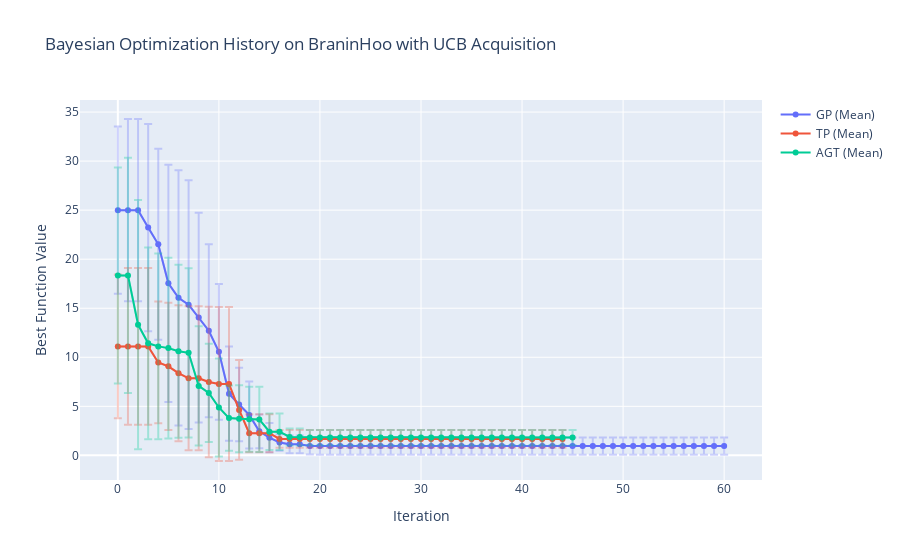

Notebook source saved alongside this figure:
### Code cell
target = os.path.join(LOG_DIR, 'E2')
models = ['GP', 'TP', 'AGT']
objective = 'BraninHoo'
acquisition = 'UCB'
keywards = [objective, acquisition]

result_df_dict = create_result_df_dict(target, models, keywards)

color_dict = {
    'GP': px.colors.qualitative.Plotly[0],
    'TP': px.colors.qualitative.Plotly[1],
    'AGT': px.colors.qualitative.Plotly[2],
}

fig = go.Figure()

for model_name, result_df in result_df_dict.items():
    add_history_plot_with_error_bars(fig, model_name, result_df)

# Customize the layout
fig.update_layout(
    title=f"Bayesian Optimization History on {objective} with {acquisition} Acquisition",
    xaxis_title="Iteration",
    yaxis_title="Best Function Value",
)

fig.show()
